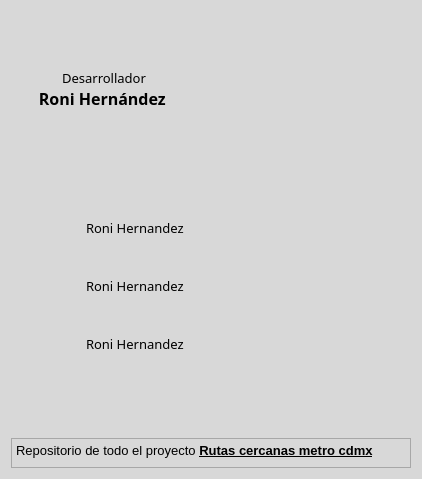
<?xml version="1.0" encoding="UTF-8"?>
<ui version="4.0">
 <class>Dialog</class>
 <widget class="QDialog" name="Dialog">
  <property name="geometry">
   <rect>
    <x>0</x>
    <y>0</y>
    <width>422</width>
    <height>479</height>
   </rect>
  </property>
  <property name="minimumSize">
   <size>
    <width>380</width>
    <height>440</height>
   </size>
  </property>
  <property name="maximumSize">
   <size>
    <width>16777215</width>
    <height>16777215</height>
   </size>
  </property>
  <property name="windowTitle">
   <string>RoniHernandez99/IoT_domotica</string>
  </property>
  <property name="windowIcon">
   <iconset>
    <normaloff>:/SISTEMA_CONTROL/IMAGENES/SISTEMA_CONTROL/RoniHernandez99_IoT_domotica_128px.ico</normaloff>
    <normalon>:/SISTEMA_CONTROL/IMAGENES/SISTEMA_CONTROL/RoniHernandez99_IoT_domotica_128px.ico</normalon>
    <disabledoff>:/SISTEMA_CONTROL/IMAGENES/SISTEMA_CONTROL/RoniHernandez99_IoT_domotica_128px.ico</disabledoff>
    <disabledon>:/SISTEMA_CONTROL/IMAGENES/SISTEMA_CONTROL/RoniHernandez99_IoT_domotica_128px.ico</disabledon>
    <activeoff>:/SISTEMA_CONTROL/IMAGENES/SISTEMA_CONTROL/RoniHernandez99_IoT_domotica_128px.ico</activeoff>
    <activeon>:/SISTEMA_CONTROL/IMAGENES/SISTEMA_CONTROL/RoniHernandez99_IoT_domotica_128px.ico</activeon>
    <selectedoff>:/SISTEMA_CONTROL/IMAGENES/SISTEMA_CONTROL/RoniHernandez99_IoT_domotica_128px.ico</selectedoff>
    <selectedon>:/SISTEMA_CONTROL/IMAGENES/SISTEMA_CONTROL/RoniHernandez99_IoT_domotica_128px.ico</selectedon>:/SISTEMA_CONTROL/IMAGENES/SISTEMA_CONTROL/RoniHernandez99_IoT_domotica_128px.ico</iconset>
  </property>
  <property name="styleSheet">
   <string notr="true">background-color:#d8d8d8;</string>
  </property>
  <layout class="QVBoxLayout" name="verticalLayout_4">
   <item>
    <layout class="QHBoxLayout" name="horizontalLayout_4">
     <item>
      <layout class="QVBoxLayout" name="verticalLayout_2">
       <item>
        <spacer name="verticalSpacer_2">
         <property name="orientation">
          <enum>Qt::Vertical</enum>
         </property>
         <property name="sizeHint" stdset="0">
          <size>
           <width>20</width>
           <height>40</height>
          </size>
         </property>
        </spacer>
       </item>
       <item>
        <widget class="QTextBrowser" name="textBrowser_nombreProgra">
         <property name="minimumSize">
          <size>
           <width>170</width>
           <height>70</height>
          </size>
         </property>
         <property name="maximumSize">
          <size>
           <width>170</width>
           <height>70</height>
          </size>
         </property>
         <property name="styleSheet">
          <string notr="true">font-family: TamilSangamMN;
border: 1px solid #d8d8d8;
font-size: 13px;

/*
&lt;p align=&quot;center&quot;&gt;
&lt;span style=&quot;font-size:13px; font-family:TamilSangamMN; style='text-align:center&quot;&gt;Desarrollador&lt;/span&gt;
&lt;br&gt;
&lt;span style=&quot;font-size:16px;font-family: TamilSangamMN;text-align:center;&quot;&gt;&lt;b&gt;Roni Hernández&lt;/b&gt;&lt;/span&gt;
&lt;/p&gt;
*/</string>
         </property>
         <property name="html">
          <string>&lt;!DOCTYPE HTML PUBLIC &quot;-//W3C//DTD HTML 4.0//EN&quot; &quot;http://www.w3.org/TR/REC-html40/strict.dtd&quot;&gt;
&lt;html&gt;&lt;head&gt;&lt;meta name=&quot;qrichtext&quot; content=&quot;1&quot; /&gt;&lt;style type=&quot;text/css&quot;&gt;
p, li { white-space: pre-wrap; }
&lt;/style&gt;&lt;/head&gt;&lt;body style=&quot; font-family:'TamilSangamMN'; font-size:13px; font-weight:400; font-style:normal;&quot;&gt;
&lt;p align=&quot;center&quot; style=&quot; margin-top:12px; margin-bottom:12px; margin-left:0px; margin-right:0px; -qt-block-indent:0; text-indent:0px;&quot;&gt;&lt;span style=&quot; font-size:13px;&quot;&gt;Desarrollador &lt;br /&gt;&lt;/span&gt;&lt;span style=&quot; font-size:16px; font-weight:600;&quot;&gt;Roni Hernández&lt;/span&gt;&lt;span style=&quot; font-size:13px;&quot;&gt; &lt;/span&gt;&lt;/p&gt;&lt;/body&gt;&lt;/html&gt;</string>
         </property>
        </widget>
       </item>
       <item>
        <spacer name="verticalSpacer">
         <property name="orientation">
          <enum>Qt::Vertical</enum>
         </property>
         <property name="sizeHint" stdset="0">
          <size>
           <width>20</width>
           <height>40</height>
          </size>
         </property>
        </spacer>
       </item>
       <item>
        <layout class="QVBoxLayout" name="verticalLayout_3"/>
       </item>
      </layout>
     </item>
     <item>
      <widget class="QLabel" name="bel_fotoProgramador">
       <property name="minimumSize">
        <size>
         <width>180</width>
         <height>175</height>
        </size>
       </property>
       <property name="maximumSize">
        <size>
         <width>200</width>
         <height>200</height>
        </size>
       </property>
       <property name="baseSize">
        <size>
         <width>180</width>
         <height>175</height>
        </size>
       </property>
       <property name="styleSheet">
        <string notr="true">border-image: url(:/autor/multimedia/imagenes/autor/roni_code_99.jpg);
border-radius:87%;</string>
       </property>
       <property name="text">
        <string/>
       </property>
      </widget>
     </item>
    </layout>
   </item>
   <item>
    <widget class="QWidget" name="widget" native="true">
     <property name="minimumSize">
      <size>
       <width>300</width>
       <height>190</height>
      </size>
     </property>
     <layout class="QVBoxLayout" name="verticalLayout">
      <item>
       <layout class="QHBoxLayout" name="horizontalLayout_2">
        <item>
         <widget class="QLabel" name="label_2">
          <property name="minimumSize">
           <size>
            <width>60</width>
            <height>50</height>
           </size>
          </property>
          <property name="maximumSize">
           <size>
            <width>50</width>
            <height>50</height>
           </size>
          </property>
          <property name="baseSize">
           <size>
            <width>50</width>
            <height>50</height>
           </size>
          </property>
          <property name="styleSheet">
           <string notr="true">border-image: url(:/iconos_estandar/multimedia/imagenes/estandar/gmail.png);
margin-left:10px;</string>
          </property>
          <property name="text">
           <string/>
          </property>
         </widget>
        </item>
        <item>
         <widget class="QLabel" name="bel_gmail">
          <property name="minimumSize">
           <size>
            <width>150</width>
            <height>20</height>
           </size>
          </property>
          <property name="maximumSize">
           <size>
            <width>16777215</width>
            <height>30</height>
           </size>
          </property>
          <property name="styleSheet">
           <string notr="true">font-family: TamilSangamMN;
font-size: 13px;</string>
          </property>
          <property name="text">
           <string>Roni Hernandez</string>
          </property>
          <property name="openExternalLinks">
           <bool>true</bool>
          </property>
         </widget>
        </item>
       </layout>
      </item>
      <item>
       <layout class="QHBoxLayout" name="horizontalLayout">
        <item>
         <widget class="QLabel" name="label">
          <property name="minimumSize">
           <size>
            <width>60</width>
            <height>50</height>
           </size>
          </property>
          <property name="maximumSize">
           <size>
            <width>50</width>
            <height>50</height>
           </size>
          </property>
          <property name="baseSize">
           <size>
            <width>50</width>
            <height>50</height>
           </size>
          </property>
          <property name="styleSheet">
           <string notr="true">border-image: url(:/iconos_estandar/multimedia/imagenes/estandar/likedin.png);
margin-left:10px;</string>
          </property>
          <property name="text">
           <string/>
          </property>
         </widget>
        </item>
        <item>
         <widget class="QLabel" name="bel_likedin">
          <property name="minimumSize">
           <size>
            <width>150</width>
            <height>20</height>
           </size>
          </property>
          <property name="maximumSize">
           <size>
            <width>16777215</width>
            <height>30</height>
           </size>
          </property>
          <property name="styleSheet">
           <string notr="true">font-family: TamilSangamMN;
font-size: 13px;</string>
          </property>
          <property name="text">
           <string>Roni Hernandez</string>
          </property>
          <property name="openExternalLinks">
           <bool>true</bool>
          </property>
         </widget>
        </item>
       </layout>
      </item>
      <item>
       <layout class="QHBoxLayout" name="horizontalLayout_3">
        <item>
         <widget class="QLabel" name="label_3">
          <property name="minimumSize">
           <size>
            <width>60</width>
            <height>50</height>
           </size>
          </property>
          <property name="maximumSize">
           <size>
            <width>50</width>
            <height>50</height>
           </size>
          </property>
          <property name="baseSize">
           <size>
            <width>50</width>
            <height>50</height>
           </size>
          </property>
          <property name="styleSheet">
           <string notr="true">border-image: url(:/iconos_estandar/multimedia/imagenes/estandar/github.png);
margin-left:10px;</string>
          </property>
          <property name="text">
           <string/>
          </property>
         </widget>
        </item>
        <item>
         <widget class="QLabel" name="bel_github">
          <property name="minimumSize">
           <size>
            <width>150</width>
            <height>20</height>
           </size>
          </property>
          <property name="maximumSize">
           <size>
            <width>16777215</width>
            <height>30</height>
           </size>
          </property>
          <property name="styleSheet">
           <string notr="true">font-family: TamilSangamMN;
font-size: 13px;</string>
          </property>
          <property name="text">
           <string>Roni Hernandez</string>
          </property>
          <property name="openExternalLinks">
           <bool>true</bool>
          </property>
         </widget>
        </item>
       </layout>
      </item>
     </layout>
    </widget>
   </item>
   <item>
    <spacer name="verticalSpacer_3">
     <property name="orientation">
      <enum>Qt::Vertical</enum>
     </property>
     <property name="sizeHint" stdset="0">
      <size>
       <width>20</width>
       <height>40</height>
      </size>
     </property>
    </spacer>
   </item>
   <item>
    <widget class="QTextBrowser" name="textBrowser_repositorio">
     <property name="minimumSize">
      <size>
       <width>340</width>
       <height>30</height>
      </size>
     </property>
     <property name="maximumSize">
      <size>
       <width>16777215</width>
       <height>30</height>
      </size>
     </property>
     <property name="styleSheet">
      <string notr="true">font-family: TamilSangamMN;
border: 1px solid #d8d8d8;
font-size: 13px;
margin-left:10px;


/*
CON LINK:

&lt;span style=&quot; font-size:13px;font-family: TamilSangamMN;&quot;&gt;Repositorio de todo el proyecto&lt;/span&gt;&lt;/p&gt;
&lt;span style=&quot; font-size:13px;
font-family: TamilSangamMN;&quot;&gt;  &lt;a href=&quot;{repositorio_link}&quot;  style=&quot;color:black;&quot;&gt; &lt;b&gt; IoT Domotica &lt;\b&gt; &lt;/a&gt;&lt;/span&gt;

SIN LINK:

&lt;span style=&quot; font-size:13px;font-family: TamilSangamMN;&quot;&gt;Repositorio de todo el proyecto&lt;/span&gt;&lt;/p&gt;
&lt;span style=&quot; font-size:13px;
font-family: TamilSangamMN;&quot;&gt;  &lt;a href=&quot;{repositorio_link}&quot;  style=&quot;color:black;text-decoration:none;&quot;&gt; &lt;b&gt; IoT Domotica &lt;\b&gt; &lt;/a&gt;&lt;/span&gt;

*/
</string>
     </property>
     <property name="html">
      <string>&lt;!DOCTYPE HTML PUBLIC &quot;-//W3C//DTD HTML 4.0//EN&quot; &quot;http://www.w3.org/TR/REC-html40/strict.dtd&quot;&gt;
&lt;html&gt;&lt;head&gt;&lt;meta name=&quot;qrichtext&quot; content=&quot;1&quot; /&gt;&lt;style type=&quot;text/css&quot;&gt;
p, li { white-space: pre-wrap; }
&lt;/style&gt;&lt;/head&gt;&lt;body style=&quot; font-family:'TamilSangamMN'; font-size:13px; font-weight:400; font-style:normal;&quot;&gt;
&lt;p style=&quot; margin-top:0px; margin-bottom:0px; margin-left:0px; margin-right:0px; -qt-block-indent:0; text-indent:0px;&quot;&gt;&lt;span style=&quot; font-size:13px;&quot;&gt;Repositorio de todo el proyecto &lt;/span&gt;&lt;a href=&quot;{repositorio_link}&quot;&gt;&lt;span style=&quot; font-size:13px; font-weight:600; text-decoration: underline; color:#000000;&quot;&gt;Rutas cercanas metro cdmx&lt;/span&gt;&lt;/a&gt;&lt;/p&gt;&lt;/body&gt;&lt;/html&gt;</string>
     </property>
    </widget>
   </item>
  </layout>
 </widget>
 <resources>
  <include location="../../images.qrc"/>
 </resources>
 <connections/>
</ui>
